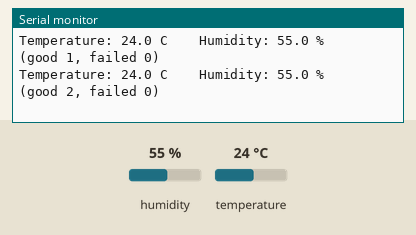
The sketch below on a simulated Arduino Uno, built with avr-gcc and run on an emulated ATmega328P. Shown: the last lines printed to the serial monitor. The inputs (shaded band) are chosen by the test bench; at power-on: humidity 55 %, temperature 24 °C.

Above: at 5.1 s.
5.2 s: humidity set to 22 %
At 7.1 s:
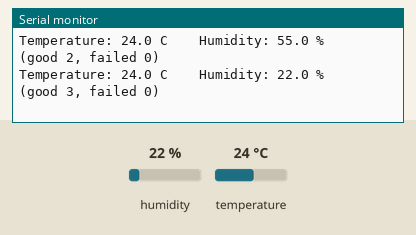
8.3 s: temperature set to 12 °C
At 8.9 s:
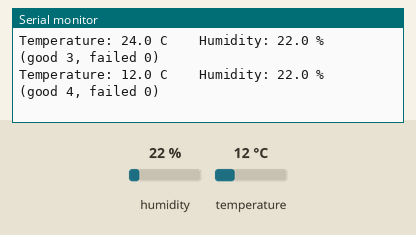
11.4 s: humidity set to 40 %
At 13.8 s:
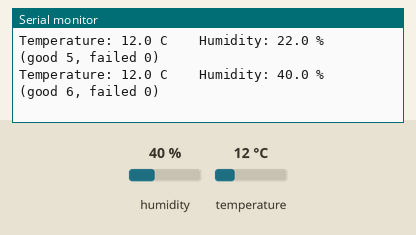
Timing chart, 0 to 15.3 s (numbered marks = the images above; inputs shaded):
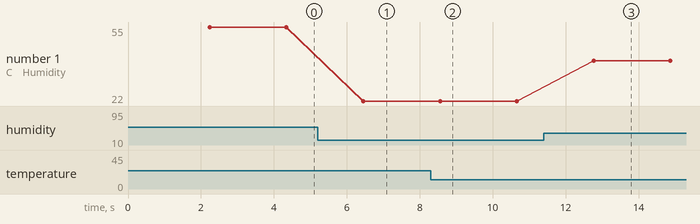

Measured:
- after the input at 5.2 s, the serial monitor: prints a new line after 1.2 s (image 1)
- after the input at 8.3 s, the serial monitor: prints a new line after 0.25 s (image 2)
- after the input at 11.4 s, the serial monitor: prints a new line after 1.4 s (image 3)
- plotted number 1: 55 → 22 after the input at 5.2 s, 22 → 40 after the input at 11.4 s

The sketch:

dht_test.ino
```cpp
/*
 * DHT temperature + humidity test - works with a DHT22 (white) OR a DHT11 (blue).
 * It finds out by itself which one you have, then prints a reading every 2 s.
 *
 * Wiring (same for both): DATA -> D4, VCC (+) -> 5V, GND (-) -> GND
 *   bare 4-pin sensor only: 10k resistor from DATA to 5V
 * Serial Monitor: 9600 baud.
 * Library: "DHT sensor library" by Adafruit (+ "Adafruit Unified Sensor")
 *
 * How it tells them apart: both use the same wire but pack the numbers
 * differently. Read a DHT11 as if it were a DHT22 and you get humidity over 100 %.
 * Read a DHT22 as if it were a DHT11 and you get a temperature below 3 C.
 * So we try both and keep the one that makes sense.
 */
#include <DHT.h>

#define PIN_DHT 4
DHT dht22(PIN_DHT, DHT22);
DHT dht11(PIN_DHT, DHT11);

uint8_t model = 0;        // 22 or 11 once found
uint8_t tryNext = 22;
uint8_t failsInRow = 0;
uint16_t good = 0, bad = 0, searchTries = 0;

bool readAs(uint8_t m, float& t, float& h) {
  DHT& s = (m == 11) ? dht11 : dht22;
  t = s.readTemperature(false, true);
  h = s.readHumidity();
  if (isnan(t) || isnan(h) || h > 100.5) return false;
  if (m == 11) return t >= 3 && t <= 60;
  return t > -40 && t < 80;
}

void printReading(float t, float h) {
  Serial.print(F("Temperature: ")); Serial.print(t, 1);
  Serial.print(F(" C    Humidity: ")); Serial.print(h, 1);
  Serial.print(F(" %    (good ")); Serial.print(good);
  Serial.print(F(", failed ")); Serial.print(bad); Serial.println(F(")"));
}

void setup() {
  Serial.begin(9600);
  dht22.begin();
  dht11.begin();
  Serial.println();
  Serial.println(F("DHT test - finding out which sensor is fitted (DHT22 or DHT11)..."));
}

void loop() {
  delay(2100);            // neither sensor can be read faster than this
  float t, h;

  // ---- not found yet: try DHT22, then DHT11, then DHT22 ...
  if (model == 0) {
    if (readAs(tryNext, t, h)) {
      model = tryNext;
      failsInRow = 0;
      good++;
      Serial.println();
      if (model == 22) Serial.println(F(">>> Found a DHT22 (white sensor): 0.1 C steps, -40..80 C"));
      else             Serial.println(F(">>> Found a DHT11 (blue sensor): whole degrees only, 0..50 C"));
      Serial.println(F("Breathe on it: humidity should jump up within a few seconds."));
      Serial.println();
      printReading(t, h);
      return;
    }
    searchTries++;
    Serial.print(F("  not answering as a DHT"));
    Serial.print(tryNext);
    Serial.println(F(" - trying the other type..."));
    if (searchTries % 4 == 0) {
      Serial.println(F("  Still nothing. Check: DATA on D4? VCC on 5V and GND on GND (not swapped)?"));
      Serial.println(F("  Bare 4-pin sensor: pin 1 VCC, pin 2 DATA, pin 3 empty, pin 4 GND + 10k DATA->5V"));
    }
    tryNext = (tryNext == 22) ? 11 : 22;
    return;
  }

  // ---- found: normal readings
  if (readAs(model, t, h)) {
    good++;
    failsInRow = 0;
    printReading(t, h);
    return;
  }
  bad++;
  failsInRow++;
  Serial.print(F("NO ANSWER from the DHT"));
  Serial.print(model);
  Serial.print(F("   (good ")); Serial.print(good);
  Serial.print(F(", failed ")); Serial.print(bad); Serial.println(F(")"));
  Serial.println(F("  Loose wire? Wiggle DATA (D4), VCC and GND one at a time."));
  if (failsInRow >= 5) {   // lost it - start looking again (handles a swapped sensor too)
    Serial.println(F("  Lost the sensor - searching again..."));
    model = 0;
    tryNext = 22;
  }
}
```
